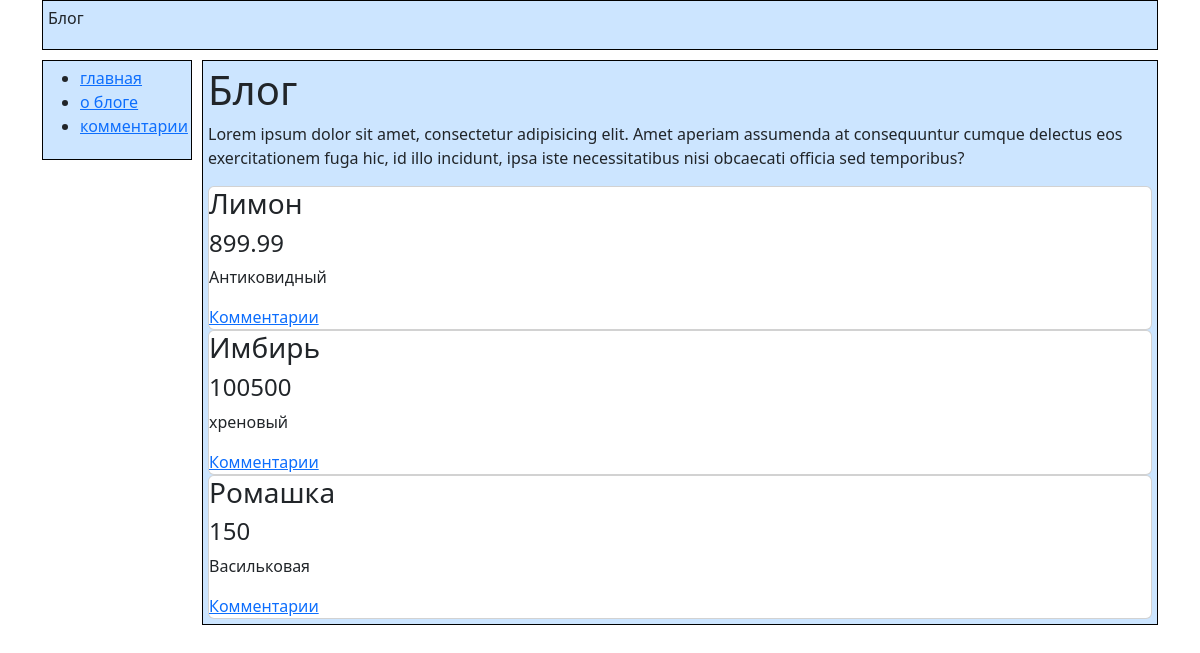
The page / on the database its author committed.
### catalog/models.py (models this page shows, shortened)
class Product(models.Model):
    name = models.CharField(max_length=40, blank=False)
    price = models.IntegerField(default=0)
    description = models.CharField(max_length=200, blank=False)

### catalog/views.py (the view)
# urls.py: path('', main_page),
def main_page(request):
    products = Product.objects.all()
    title = 'Блог'
    data = {'menu':menu, 'title':title, 'products':products}
    return render(request, "./index.html", context = data)

### templates/index.html
{% extends 'base.html'%}
{% block content %}
<h1>{{ title }}</h1>
<p>Lorem ipsum dolor sit amet, consectetur adipisicing elit. Amet aperiam assumenda at consequuntur cumque delectus eos exercitationem fuga hic, id illo incidunt, ipsa iste necessitatibus nisi obcaecati officia sed temporibus?</p>
{% for el in products %}
<div class='card'>
	<h3>{{el.name}}</h3>
	<h4>{{el.price}}</h4>
	<p>{{el.description}}</p>
	<a href="{% url 'comments' %}">Комментарии</a>
</div>
{% endfor %}
{% endblock %}

### rows shown on the page
Product: name "Лимон", price "899.99", description "Антиковидный"
Product: name "Имбирь", price "100500", description "хреновый"
Product: name "Ромашка", price "150", description "Васильковая"

### other values the page prints
{{ key }} "главная" "о блоге" "комментарии"
{{ title }} "Блог"
